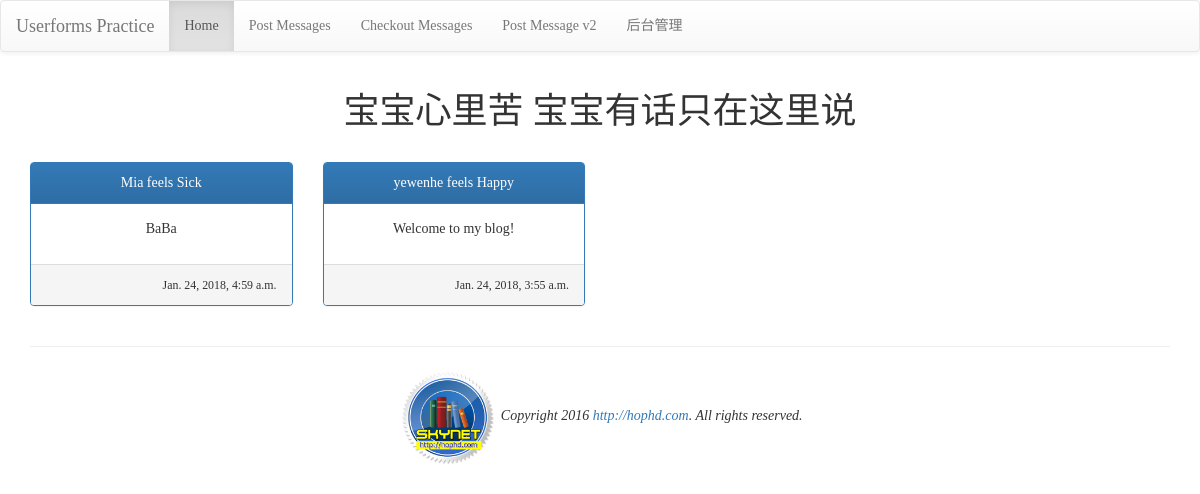
Before: /listing with the older database file.
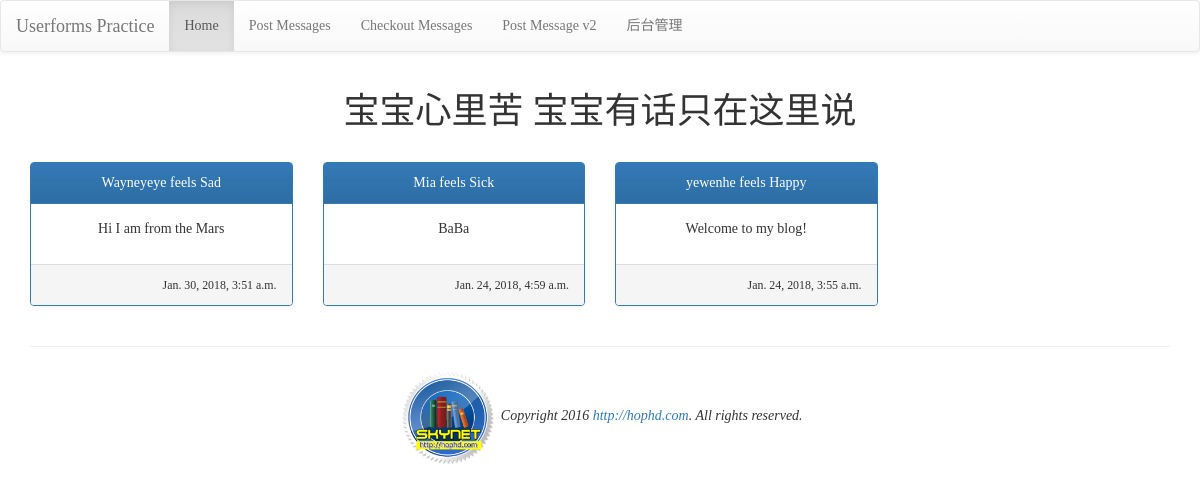
After: the same page with the newer database file.
### mysite/models.py (models this page shows, shortened)
class Post(models.Model):
    mood = models.ForeignKey('Mood', on_delete=models.CASCADE)
    nickname = models.CharField(max_length=10, default='不愿意透露姓名的人')
    message = models.TextField(null=False)
    del_pass = models.CharField(max_length=10)
    pub_time = models.DateTimeField(auto_now=True)
    enabled = models.BooleanField(default=False)

class Mood(models.Model):
    name = models.CharField(max_length=10, null=False)
    def __str__(self):
        return self.name

### mysite/views.py (the view)
# urls.py: url(r'^listing$', listing),
def listing(request):
	template=get_template('listing.html')
	posts=models.Post.objects.filter(enabled=True).order_by('-pub_time')[:150]
	moods=models.Mood.objects.all()
	html=template.render(locals())
	return HttpResponse(html)

### templates/listing.html (shortened to what this page needs)
{% extends "base.html" %}
{% block content %}
<div class='container' align=center>
    <div class='row'>
        <div class="col-md-12">
            <h1>宝宝心里苦 宝宝有话只在这里说</h1>
        </div>
    </div>
    <br>
    {%for p in posts%}
        {%cycle "<div class='row'> <div class='col-md-3'>" "<div class='col-md-3'>" "<div class='col-md-3'>" "<div class='col-md-3'>"%}
            <div class="panel panel-primary">
                <div class="panel-heading">{{p.nickname}} feels {{p.mood}}</div>
                <div class="panel-body">{{p.message|linebreaks}}</div>
                <div class="panel-footer" align="right"><small>{{p.pub_time}}</small></div>
            </div>
        </div>
    {%endfor%}
</div>
{% endblock %}

Changed rows visible on the page:
added Post: nickname "Wayneyeye", mood "Sad", message "Hi I am from the Mars", pub_time "Jan. 30, 2018, 3:51 a.m."
